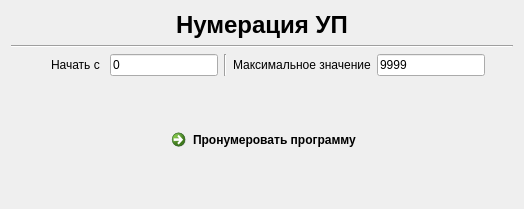
                      <widget class="QWidget" name="numerate_page">
                       <layout class="QVBoxLayout" name="verticalLayout_6">
                        <item>
                         <layout class="QHBoxLayout" name="horizontalLayout_7">
                          <item>
                           <spacer name="horizontalSpacer_13">
                            <property name="orientation">
                             <enum>Qt::Horizontal</enum>
                            </property>
                            <property name="sizeHint" stdset="0">
                             <size>
                              <width>40</width>
                              <height>20</height>
                             </size>
                            </property>
                           </spacer>
                          </item>
                          <item>
                           <widget class="QLabel" name="label_3">
                            <property name="font">
                             <font>
                              <pointsize>18</pointsize>
                              <weight>75</weight>
                              <bold>true</bold>
                             </font>
                            </property>
                            <property name="text">
                             <string>Нумерация УП</string>
                            </property>
                           </widget>
                          </item>
                          <item>
                           <spacer name="horizontalSpacer_14">
                            <property name="orientation">
                             <enum>Qt::Horizontal</enum>
                            </property>
                            <property name="sizeHint" stdset="0">
                             <size>
                              <width>40</width>
                              <height>20</height>
                             </size>
                            </property>
                           </spacer>
                          </item>
                         </layout>
                        </item>
                        <item>
                         <widget class="Line" name="line_2">
                          <property name="orientation">
                           <enum>Qt::Horizontal</enum>
                          </property>
                         </widget>
                        </item>
                        <item>
                         <layout class="QHBoxLayout" name="horizontalLayout_8">
                          <item>
                           <spacer name="horizontalSpacer_15">
                            <property name="orientation">
                             <enum>Qt::Horizontal</enum>
                            </property>
                            <property name="sizeHint" stdset="0">
                             <size>
                              <width>40</width>
                              <height>20</height>
                             </size>
                            </property>
                           </spacer>
                          </item>
                          <item>
                           <widget class="QLabel" name="label_4">
                            <property name="text">
                             <string>Начать с </string>
                            </property>
                           </widget>
                          </item>
                          <item>
                           <widget class="QLineEdit" name="lineEdit">
                            <property name="text">
                             <string>0</string>
                            </property>
                           </widget>
                          </item>
                          <item>
                           <widget class="Line" name="line_10">
                            <property name="orientation">
                             <enum>Qt::Vertical</enum>
                            </property>
                           </widget>
                          </item>
                          <item>
                           <widget class="QLabel" name="label_5">
                            <property name="text">
                             <string extracomment="Производить нумерацию, наращивая номер до величины, указанной в этом поле">Максимальное значение</string>
                            </property>
                           </widget>
                          </item>
                          <item>
                           <widget class="QLineEdit" name="lineEdit_2">
                            <property name="text">
                             <string>9999</string>
                            </property>
                           </widget>
                          </item>
                          <item>
                           <spacer name="horizontalSpacer_17">
                            <property name="orientation">
                             <enum>Qt::Horizontal</enum>
                            </property>
                            <property name="sizeHint" stdset="0">
                             <size>
                              <width>28</width>
                              <height>20</height>
                             </size>
                            </property>
                           </spacer>
                          </item>
                         </layout>
                        </item>
                        <item>
                         <layout class="QHBoxLayout" name="horizontalLayout_9">
                          <item>
                           <spacer name="horizontalSpacer_18">
                            <property name="orientation">
                             <enum>Qt::Horizontal</enum>
                            </property>
                            <property name="sizeHint" stdset="0">
                             <size>
                              <width>40</width>
                              <height>20</height>
                             </size>
                            </property>
                           </spacer>
                          </item>
                          <item>
                           <layout class="QVBoxLayout" name="verticalLayout">
                            <item>
                             <spacer name="verticalSpacer_6">
                              <property name="orientation">
                               <enum>Qt::Vertical</enum>
                              </property>
                              <property name="sizeHint" stdset="0">
                               <size>
                                <width>20</width>
                                <height>40</height>
                               </size>
                              </property>
                             </spacer>
                            </item>
                            <item>
                             <widget class="QCommandLinkButton" name="commandLinkButton_2">
                              <property name="text">
                               <string>Пронумеровать программу</string>
                              </property>
                             </widget>
                            </item>
                            <item>
                             <spacer name="verticalSpacer_5">
                              <property name="orientation">
                               <enum>Qt::Vertical</enum>
                              </property>
                              <property name="sizeHint" stdset="0">
                               <size>
                                <width>20</width>
                                <height>40</height>
                               </size>
                              </property>
                             </spacer>
                            </item>
                           </layout>
                          </item>
                          <item>
                           <spacer name="horizontalSpacer_19">
                            <property name="orientation">
                             <enum>Qt::Horizontal</enum>
                            </property>
                            <property name="sizeHint" stdset="0">
                             <size>
                              <width>40</width>
                              <height>20</height>
                             </size>
                            </property>
                           </spacer>
                          </item>
                         </layout>
                        </item>
                       </layout>
                      </widget>
